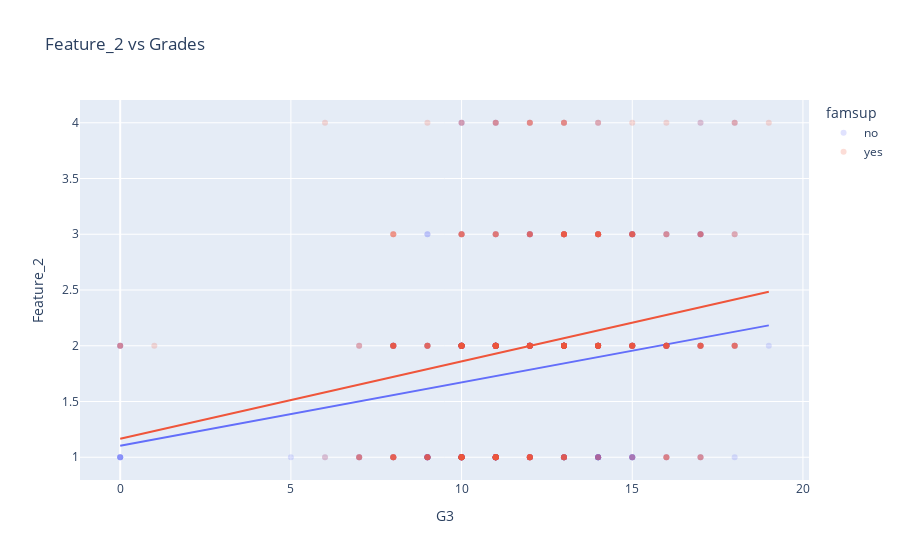

The cell this chart's notebook holds for it:
### Markdown cell above
Close relation with academic performance

### Code cell
fig = px.scatter(df, x='G3', y='Feature_2',color='famsup',opacity=0.2,title='Feature_2 vs Grades',trendline='ols')
fig.show()

### Figure 1 — Plotly figure (JSON) as saved in the notebook; plotly's stock layout.template omitted (floating-point values rounded to 4 significant figures; data arrays with more than 128 entries replaced by an {"elided": "..."} marker saying what was removed)
{"data": [{"hovertemplate": "famsup=no<br>G3=%{x}<br>Feature_2=%{y}<extra></extra>", "legendgroup": "no", "marker": {"color": "#636efa", "opacity": 0.2, "symbol": "circle"}, "mode": "markers", "name": "no", "orientation": "v", "showlegend": true, "type": "scatter", "x": {"elided": "251 int values"}, "xaxis": "x", "y": {"elided": "251 float values"}, "yaxis": "y"}, {"hovertemplate": "<b>OLS trendline</b><br>Feature_2 = 0.0567876 * G3 + 1.1039<br>R<sup>2</sup>=0.061859<br><br>famsup=no<br>G3=%{x}<br>Feature_2=%{y} <b>(trend)</b><extra></extra>", "legendgroup": "no", "marker": {"color": "#636efa", "symbol": "circle"}, "mode": "lines", "name": "no", "showlegend": false, "type": "scatter", "x": {"elided": "232 int values"}, "xaxis": "x", "y": {"elided": "232 float values"}, "yaxis": "y"}, {"hovertemplate": "famsup=yes<br>G3=%{x}<br>Feature_2=%{y}<extra></extra>", "legendgroup": "yes", "marker": {"color": "#EF553B", "opacity": 0.2, "symbol": "circle"}, "mode": "markers", "name": "yes", "orientation": "v", "showlegend": true, "type": "scatter", "x": {"elided": "398 int values"}, "xaxis": "x", "y": {"elided": "398 float values"}, "yaxis": "y"}, {"hovertemplate": "<b>OLS trendline</b><br>Feature_2 = 0.0693869 * G3 + 1.16658<br>R<sup>2</sup>=0.059122<br><br>famsup=yes<br>G3=%{x}<br>Feature_2=%{y} <b>(trend)</b><extra></extra>", "legendgroup": "yes", "marker": {"color": "#EF553B", "symbol": "circle"}, "mode": "lines", "name": "yes", "showlegend": false, "type": "scatter", "x": {"elided": "371 int values"}, "xaxis": "x", "y": {"elided": "371 float values"}, "yaxis": "y"}], "layout": {"legend": {"title": {"text": "famsup"}, "tracegroupgap": 0}, "title": {"text": "Feature_2 vs Grades"}, "xaxis": {"anchor": "y", "domain": [0, 1], "title": {"text": "G3"}}, "yaxis": {"anchor": "x", "domain": [0, 1], "title": {"text": "Feature_2"}}}}
